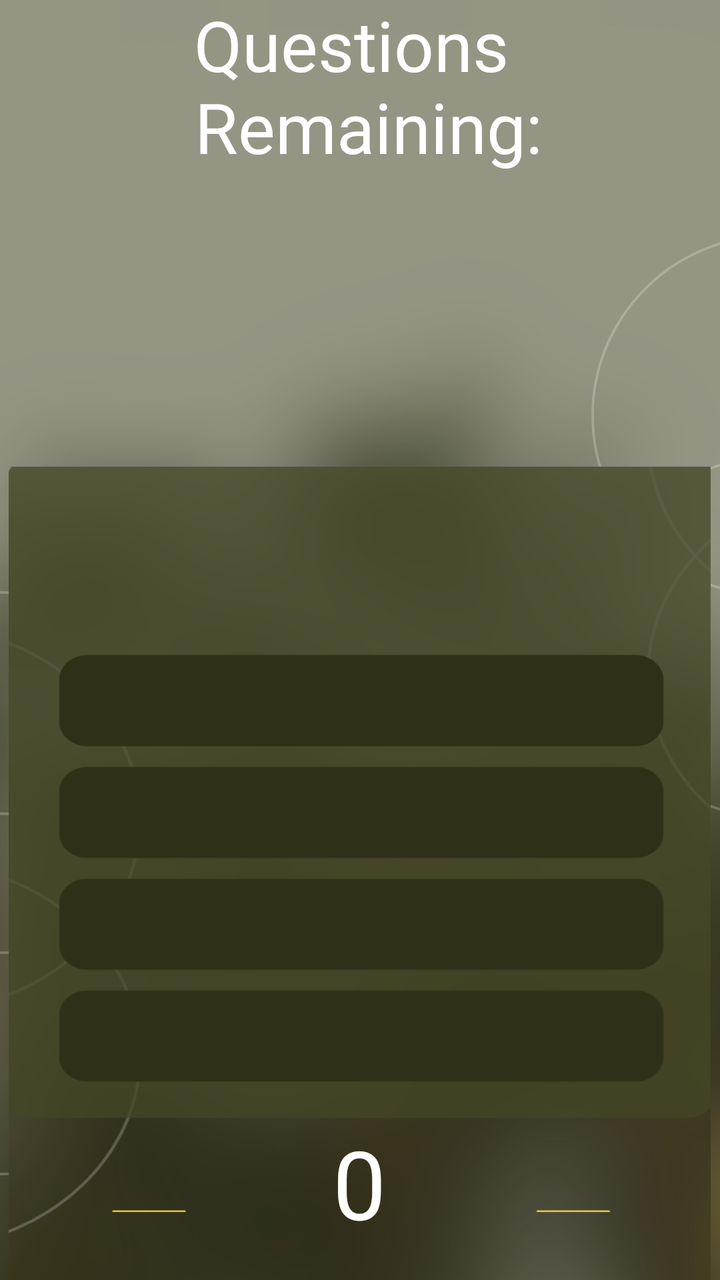
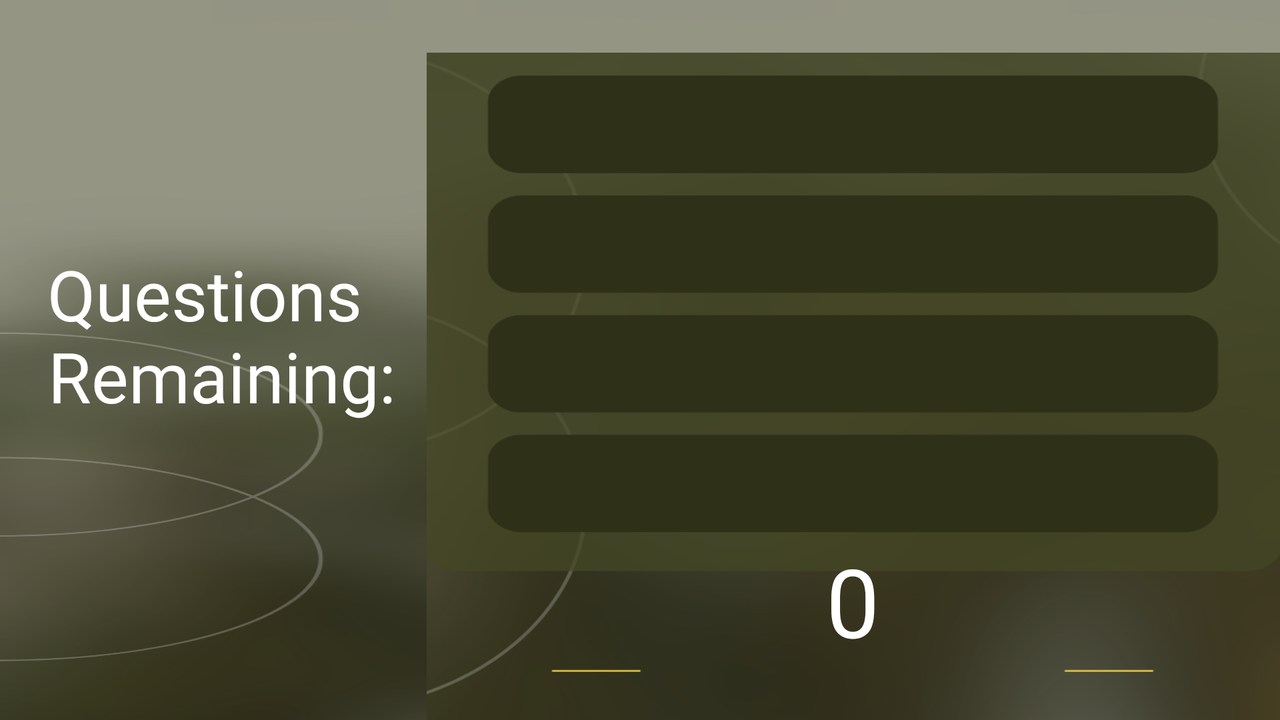

Compare how this app lays out the same screen by default and in its alternative resource folder. The renders come first, then the two layout files and the values they reference.
<!-- AndroidManifest.xml: application theme Theme.Quiz -->
<!-- res/layout/activity_quiz.xml -->
<?xml version="1.0" encoding="utf-8"?>
<LinearLayout xmlns:android="http://schemas.android.com/apk/res/android"
    xmlns:app="http://schemas.android.com/apk/res-auto"
    xmlns:tools="http://schemas.android.com/tools"
    android:layout_width="match_parent"
    android:layout_height="match_parent"
    android:background="@drawable/quiz_background"
    android:gravity="center"
    android:orientation="vertical"
    tools:context=".quizActivity">

    <LinearLayout
        android:id="@+id/remainingQuestionsContainer"
        android:layout_width="wrap_content"
        android:layout_height="wrap_content"
        android:layout_marginBottom="50dp"
        android:orientation="vertical">

        <TextView
            android:id="@+id/remainingPlaceholder"
            android:layout_width="match_parent"
            android:layout_height="wrap_content"
            android:fontFamily="@font/bad_script"
            android:gravity="center"
            android:text="@string/questionRemainingText"
            android:textColor="@color/white"
            android:textSize="35sp" />

        <TextView
            android:id="@+id/remainingQuestipnsView"
            android:layout_width="match_parent"
            android:layout_height="wrap_content"
            android:fontFamily="@font/bad_script"
            android:gravity="center"
            android:textColor="@color/white"
            android:textSize="35sp" />

    </LinearLayout>

    <LinearLayout
        android:layout_width="351dp"
        android:layout_height="408dp"
        android:layout_marginTop="50dp"
        android:background="@drawable/quiz_widget"
        android:gravity="center_horizontal|top"
        android:id="@+id/quizContainer"
        android:orientation="vertical">

        <TextView
            android:id="@+id/questionView"
            android:layout_width="236dp"
            android:layout_height="90dp"
            android:fontFamily="@font/almendra_sc"
            android:gravity="center"
            android:textColor="#FFFFFF"
            android:textSize="16sp"
            app:autoSizeTextType="uniform" />

        <TextView
            android:id="@+id/awnserOne"
            android:layout_width="244dp"
            android:layout_height="35dp"
            android:layout_marginTop="7dp"
            android:fontFamily="@font/acme"
            android:gravity="center"
            android:textColor="#FFFFFF"
            android:textSize="12sp"
            app:autoSizeTextType="uniform" />

        <TextView
            android:id="@+id/awnserTwo"
            android:layout_width="244dp"
            android:layout_height="35dp"
            android:layout_marginTop="23dp"
            android:fontFamily="@font/acme"
            android:gravity="center"
            android:textColor="#FFFFFF"
            android:textSize="12sp"
            app:autoSizeTextType="uniform" />

        <TextView
            android:id="@+id/awnserThree"
            android:layout_width="244dp"
            android:layout_height="35dp"
            android:layout_marginTop="22dp"
            android:fontFamily="@font/acme"
            android:gravity="center"
            android:textColor="#FFFFFF"
            android:textSize="12sp"
            app:autoSizeTextType="uniform" />

        <TextView
            android:id="@+id/awnserFour"
            android:layout_width="244dp"
            android:layout_height="35dp"
            android:layout_marginTop="20dp"
            android:fontFamily="@font/acme"
            android:gravity="center"
            android:textColor="#FFFFFF"
            android:textSize="12sp"
            app:autoSizeTextType="uniform" />

        <TextView
            android:id="@+id/scoreView"
            android:layout_width="155dp"
            android:layout_height="64dp"
            android:layout_marginTop="24dp"
            android:fontFamily="@font/almendra_sc"
            android:gravity="center"
            android:text="0"
            android:textColor="#FFFFFF"
            app:autoSizeTextType="uniform" />

    </LinearLayout>

</LinearLayout>
<!-- resources referenced by this layout -->
<resources>
  <color name="white">#FFFFFFFF</color>
  <!-- drawable quiz_background: png bitmap (drawable, 520112 bytes) -->
  <!-- drawable quiz_widget: png bitmap (drawable, 149865 bytes) -->
  <string name="questionRemainingText">Questions \n Remaining:</string>
  <style name="Theme.Quiz" parent="Theme.MaterialComponents.DayNight.DarkActionBar">
          
          <item name="colorPrimary">@color/navAndStatusBarColor</item>
          <item name="colorPrimaryVariant">@color/purple_700</item>
          <item name="colorOnPrimary">@color/white</item>
          
          <item name="colorSecondary">@color/teal_200</item>
          <item name="colorSecondaryVariant">@color/teal_700</item>
          <item name="colorOnSecondary">@color/black</item>
          
          <item name="android:statusBarColor">@color/navAndStatusBarColor</item>
          
          <item name="android:navigationBarColor">@color/navAndStatusBarColor</item>
      </style>
  <color name="navAndStatusBarColor">#7b785f</color>
  <color name="purple_700">#FF3700B3</color>
  <color name="teal_200">#FF03DAC5</color>
  <color name="teal_700">#FF018786</color>
  <color name="black">#FF000000</color>
</resources>
<!-- res/layout-land/activity_quiz.xml (the repository's variant of the layout above) -->
<!-- drawn on the phone turned sideways -->
<?xml version="1.0" encoding="utf-8"?>
<LinearLayout xmlns:android="http://schemas.android.com/apk/res/android"
    xmlns:app="http://schemas.android.com/apk/res-auto"
    xmlns:tools="http://schemas.android.com/tools"
    android:layout_width="match_parent"
    android:layout_height="match_parent"
    android:background="@drawable/quiz_background"
    android:gravity="center"
    tools:context=".quizActivity">

    <LinearLayout
        android:id="@+id/remainingQuestionsContainer"
        android:layout_width="0dp"
        android:layout_height="wrap_content"
        android:layout_weight="1"
        android:gravity="center"
        android:orientation="vertical">

        <TextView
            android:id="@+id/questionView"
            android:layout_width="236dp"
            android:layout_height="0dp"
            android:layout_weight="1"
            android:fontFamily="@font/almendra_sc"
            android:gravity="center"
            android:textColor="#FFFFFF"
            android:textSize="16sp"
            app:autoSizeTextType="uniform" />

        <TextView
            android:id="@+id/remainingPlaceholder"
            android:layout_width="match_parent"
            android:layout_height="0dp"
            android:layout_weight="1"
            android:fontFamily="@font/bad_script"
            android:gravity="center"
            android:text="@string/questionRemainingText"
            android:textColor="@color/white"
            android:textSize="35sp"
            app:autoSizeTextType="uniform" />

        <TextView
            android:id="@+id/remainingQuestipnsView"
            android:layout_width="match_parent"
            android:layout_height="0dp"
            android:layout_weight="1"
            android:fontFamily="@font/bad_script"
            android:gravity="center"
            android:textColor="@color/white"
            android:textSize="35sp"
            app:autoSizeTextType="uniform" />

    </LinearLayout>

    <LinearLayout
        android:id="@+id/quizContainer"
        android:layout_width="0dp"
        android:layout_height="347dp"
        android:layout_marginTop="20dp"
        android:layout_weight="2"
        android:background="@drawable/landscape_quiz_widget"
        android:gravity="center_horizontal|top"
        android:orientation="vertical">

        <TextView
            android:id="@+id/awnserOne"
            android:layout_width="330dp"
            android:layout_height="35dp"
            android:layout_marginTop="20dp"
            android:layout_marginBottom="22dp"
            android:fontFamily="@font/acme"
            android:gravity="center"
            android:textColor="#FFFFFF"
            android:textSize="12sp"
            app:autoSizeTextType="uniform" />

        <TextView
            android:id="@+id/awnserTwo"
            android:layout_width="330dp"
            android:layout_height="35dp"
            android:layout_marginBottom="15dp"
            android:fontFamily="@font/acme"
            android:gravity="center"
            android:textColor="#FFFFFF"
            android:textSize="12sp"
            app:autoSizeTextType="uniform" />

        <TextView
            android:id="@+id/awnserThree"
            android:layout_width="330dp"
            android:layout_height="35dp"
            android:layout_marginTop="12dp"
            android:layout_marginBottom="10dp"
            android:fontFamily="@font/acme"
            android:gravity="center"
            android:textColor="#FFFFFF"
            android:textSize="12sp"
            app:autoSizeTextType="uniform" />

        <TextView
            android:id="@+id/awnserFour"
            android:layout_width="330dp"
            android:layout_height="35dp"
            android:layout_marginTop="13dp"
            android:layout_marginBottom="10dp"
            android:fontFamily="@font/acme"
            android:gravity="center"
            android:textColor="#FFFFFF"
            android:textSize="12sp"
            app:autoSizeTextType="uniform" />

        <TextView
            android:id="@+id/scoreView"
            android:layout_width="155dp"
            android:layout_height="64dp"
            android:fontFamily="@font/almendra_sc"
            android:gravity="center"
            android:text="0"
            android:textColor="#FFFFFF"
            app:autoSizeTextType="uniform" />

    </LinearLayout>

</LinearLayout>
<!-- resources referenced by the variant -->
<!-- as the phone turned sideways resolves them -->
<resources>
  <color name="white">#FFFFFFFF</color>
  <!-- drawable landscape_quiz_widget: png bitmap (drawable, 111586 bytes) -->
  <!-- drawable quiz_background: png bitmap (drawable, 520112 bytes) -->
  <string name="questionRemainingText">Questions \n Remaining:</string>
  <style name="Theme.Quiz" parent="Theme.MaterialComponents.DayNight.DarkActionBar">
          
          <item name="colorPrimary">@color/navAndStatusBarColor</item>
          <item name="colorPrimaryVariant">@color/purple_700</item>
          <item name="colorOnPrimary">@color/white</item>
          
          <item name="colorSecondary">@color/teal_200</item>
          <item name="colorSecondaryVariant">@color/teal_700</item>
          <item name="colorOnSecondary">@color/black</item>
          
          <item name="android:statusBarColor">@color/navAndStatusBarColor</item>
          
          <item name="android:navigationBarColor">@color/navAndStatusBarColor</item>
      </style>
  <color name="navAndStatusBarColor">#7b785f</color>
  <color name="purple_700">#FF3700B3</color>
  <color name="teal_200">#FF03DAC5</color>
  <color name="teal_700">#FF018786</color>
  <color name="black">#FF000000</color>
</resources>
